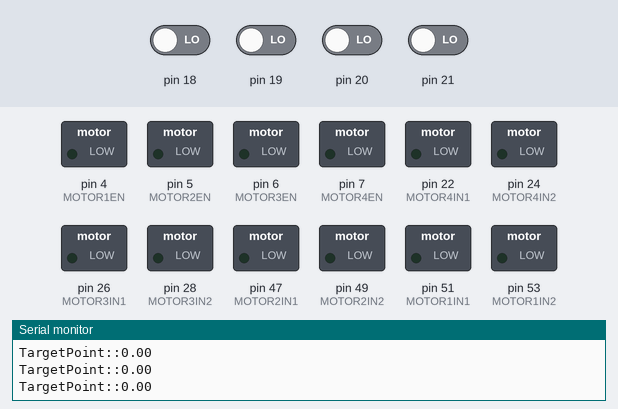
This sketch was run on a simulated Arduino Mega 2560, built with avr-gcc and run on an emulated ATmega2560. Parts: switched loads named in the sketch (green lamp = pin HIGH), the last lines printed to the serial monitor. The test bench sets the inputs (shaded band); at power-on: pin 18–21 LOW.

Above: at 0.05 s.
At 0.75 s:
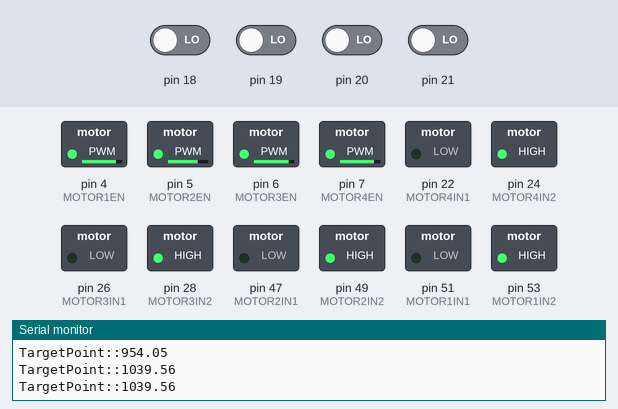
At 8.45 s:
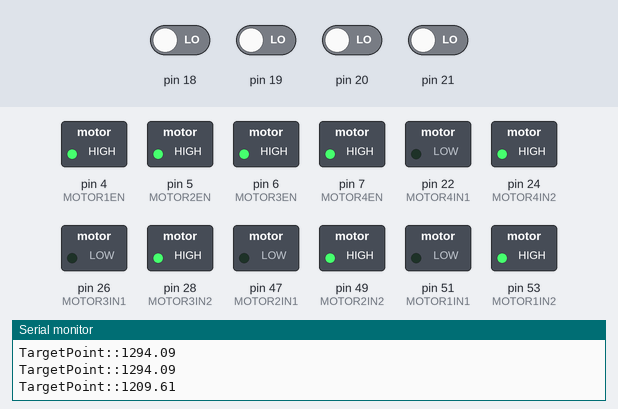
At 9.75 s:
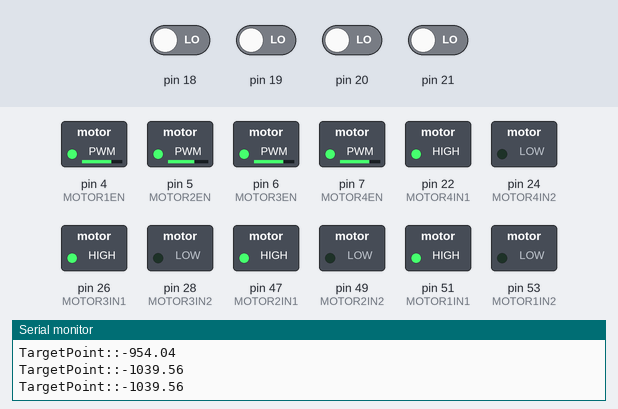
At 17.45 s:
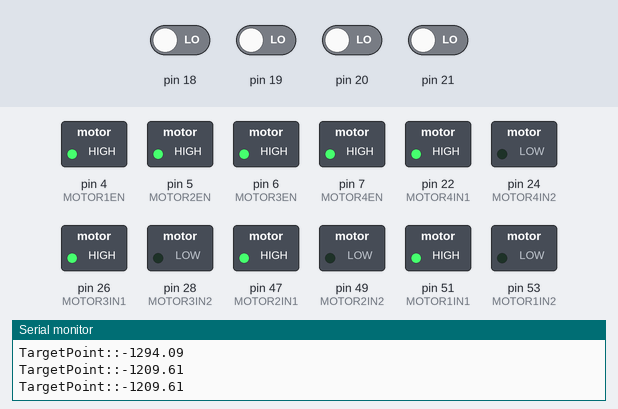
Timing chart, 0 to 23.4 s (numbered marks = the images above):
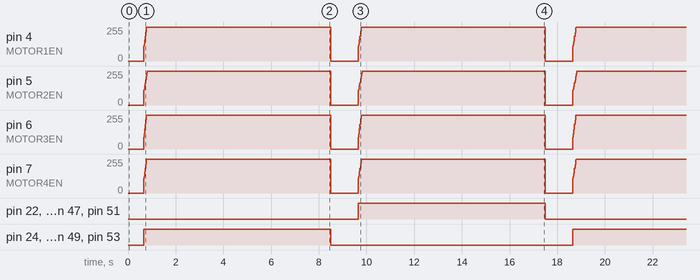

Measured:
- by itself, pin 4 (MOTOR1EN), pin 5 (MOTOR2EN), pin 6 (MOTOR3EN), pin 7 (MOTOR4EN): ramps from 0/255 to 255/255 and jumps back, once every 9.0 s
- by itself, pin 22 (MOTOR4IN1), pin 24 (MOTOR4IN2), pin 26 (MOTOR3IN1), pin 28 (MOTOR3IN2), pin 47 (MOTOR2IN1), pin 49 (MOTOR2IN2), pin 51 (MOTOR1IN1), pin 53 (MOTOR1IN2): alternates HIGH for 7.8 s and LOW for 10.2 s

The sketch:

rpmcontrol_with_IncPID_code.ino
```cpp
#include <FlexiTimer2.h>


#define MAXPWM 255

#define MOTOR1IN1  51
#define MOTOR1IN2  53
#define MOTOR1EN  4


#define MOTOR2IN1  47
#define MOTOR2IN2  49
#define MOTOR2EN 5

#define MOTOR3IN1  26
#define MOTOR3IN2  28
#define MOTOR3EN 6

#define MOTOR4IN1  22
#define MOTOR4IN2  24
#define MOTOR4EN 7


#define MAXRPM 5000
#define MINRPM 1000

volatile long m1PulseNum = 0;
volatile long m2PulseNum = 0;
volatile long m3PulseNum = 0;
volatile long m4PulseNum = 0;

uint32_t timer;
int loopDelay = 0;
int idx = 0;

double M1Kp = 0.07, M1Ki = 0.025, M1Kd = 0.01; // Motor1 PID
double M2Kp = 0.08, M2Ki = 0.018, M2Kd = 0.01; // Motor2 PID
double M3Kp = 0.05, M3Ki = 0.03, M3Kd = 0.0065; // Motor3 PID
double M4Kp = 0.07, M4Ki = 0.025, M4Kd = 0.01; // Motor4 PID
//double Kp = 0.05, Ki = 0.03, Kd = 0.0065; //3
enum motorMode {CW, CCW, STOP};
double TargetPoint;


class CodedMotor
{
  private:
    int IN_1;
    int IN_2;
    int EN;

    double mKp, mKi, mKd;
    motorMode mM;

    double lastError;
    double lastLastError;
    double Output;

    //比例调节
    double Pterm(double Kp, double error, double lasterror)
    {
      double PWMp = Kp * (error - lasterror);
      return PWMp;
    }

    //微分调节
    double Dterm(double Kd, double error, double lasterror, double lastlasterror)
    {
      double doubleLastError = 2 * lasterror;
      double PWMd = Kd * (error - doubleLastError + lastlasterror);
      return PWMd;
    }

    //积分调节
    double Iterm(double Ki, double error)
    {
      double PWMi = Ki * error;
      return PWMi;
    }

  public:

    CodedMotor(int in1, int in2, int en, double kp, double ki, double kd) //构造函数
    {
      IN_1 = in1;
      IN_2 = in2;
      EN = en;
      mKp = kp;
      mKi = ki;
      mKd = kd;

      //stop motor first
      digitalWrite(IN_1, LOW);
      digitalWrite(IN_2, LOW);
      mM = STOP;
      analogWrite(EN, 0);
      lastError = 0;
      lastLastError = 0;
      Output = 0;

    };

    void stop()  //停止电机
    {
      if (mM == STOP)
      {
        return;
      }

      digitalWrite(IN_1, LOW);
      digitalWrite(IN_2, LOW);
      mM = STOP;
      analogWrite(EN, 0);
      lastError = 0;
      lastLastError = 0;
      Output = 0;
      return;
    }

    outPutCW(double targetPoint, double inputPoint)
    {
      if (targetPoint < MINRPM)
      {
        stop();
        return;
      }
      else if (mM != CW)
      {
        mM = CW;
        digitalWrite(IN_1, LOW);
        digitalWrite(IN_2, HIGH);
        lastError = 0;
        lastLastError = 0;
        Output = 0;
      }

      if (targetPoint > MAXRPM)
      {
        targetPoint = MAXRPM;
      }

      double error = targetPoint - inputPoint;

      Output = Output + Pterm(mKp, error, lastError) + Iterm(mKi, error) + Dterm(mKd, error, lastError, lastLastError);

      lastLastError = lastError;
      lastError = error;

      if (Output > MAXPWM)
      {
        Output = MAXPWM;
      }

      analogWrite(EN, Output);

    }

    outPutCCW(double targetPoint, double inputPoint)
    {
      if (targetPoint < MINRPM)
      {
        stop();
        return;
      }
      else if (mM != CCW)
      {
        mM = CCW;
        digitalWrite(IN_1, HIGH);
        digitalWrite(IN_2, LOW);
        lastError = 0;
        lastLastError = 0;
        Output = 0;
      }

      if (targetPoint > MAXRPM)
      {
        targetPoint = MAXRPM;
      }

      double error = targetPoint - inputPoint;

      Output = Output + Pterm(mKp, error, lastError) + Iterm(mKi, error) + Dterm(mKd, error, lastError, lastLastError);

      lastLastError = lastError;
      lastError = error;

      if (Output > MAXPWM)
      {
        Output = MAXPWM;
      }

      analogWrite(EN, Output);

    }

    motorMode getMode()
    {
      return mM;
    }
};


CodedMotor motor1 = CodedMotor(MOTOR1IN1, MOTOR1IN2, MOTOR1EN, M1Kp, M1Ki, M1Kd);
CodedMotor motor2 = CodedMotor(MOTOR2IN1, MOTOR2IN2, MOTOR2EN, M2Kp, M2Ki, M2Kd);
CodedMotor motor3 = CodedMotor(MOTOR3IN1, MOTOR3IN2, MOTOR3EN, M3Kp, M3Ki, M3Kd);
CodedMotor motor4 = CodedMotor(MOTOR4IN1, MOTOR4IN2, MOTOR4EN, M4Kp, M4Ki, M4Kd);

void setup() {

  Serial.begin(9600);
  //设置m1引脚模式
  pinMode(MOTOR1IN1, OUTPUT);
  pinMode(MOTOR1IN2, OUTPUT);
  pinMode(MOTOR1EN, OUTPUT);
  pinMode(18, INPUT);
  attachInterrupt(digitalPinToInterrupt(18), motor1PulseNum, CHANGE);

  //设置m2引脚模式
  pinMode(MOTOR2IN1, OUTPUT);
  pinMode(MOTOR2IN2, OUTPUT);
  pinMode(MOTOR2EN, OUTPUT);
  pinMode(19, INPUT);
  attachInterrupt(digitalPinToInterrupt(19), motor2PulseNum, CHANGE);

  //设置m3引脚模式
  pinMode(MOTOR3IN1, OUTPUT);
  pinMode(MOTOR3IN2, OUTPUT);
  pinMode(MOTOR3EN, OUTPUT);
  pinMode(20, INPUT);
  attachInterrupt(digitalPinToInterrupt(20), motor3PulseNum, CHANGE);

  //设置m4引脚模式
  pinMode(MOTOR4IN1, OUTPUT);
  pinMode(MOTOR4IN2, OUTPUT);
  pinMode(MOTOR4EN, OUTPUT);
  pinMode(21, INPUT);
  attachInterrupt(digitalPinToInterrupt(21), motor4PulseNum, CHANGE);

  timer = 0;
  FlexiTimer2::set(50, timerIntFun);         /* 设置 （每【100】毫秒执行一次 定时器中断函数）*/
  FlexiTimer2::start();                                          /* 开始  启动这个定时器中断 */


}

void loop() {

  uint32_t now = micros();


  //第一次启动只做计时和计数器清零
  if (timer == 0)
  {
    //for the first time
    timer = now;
    m1PulseNum = 0;
    m2PulseNum = 0;
    m3PulseNum = 0;
    m4PulseNum = 0;
    return;
  }

  //获取电机编码器的计数, 得到转速
  noInterrupts();

  uint32_t dT = now - timer;

  double motor1actRpm = m1PulseNum * 2727272.7 / dT;
  m1PulseNum = 0;

  double motor2actRpm = m2PulseNum * 2727272.7 / dT;
  m2PulseNum = 0;

  double motor3actRpm = m3PulseNum * 2727272.7 / dT;
  m3PulseNum = 0;

  double motor4actRpm = m4PulseNum * 2727272.7 / dT;
  m4PulseNum = 0;

  timer = now;
  interrupts();

  if (TargetPoint == 0)
  {
    motor1.stop();
    motor2.stop();
    motor3.stop();
    motor4.stop();
  }
  else if (TargetPoint > 0)
  {
    motor1.outPutCW(TargetPoint, motor1actRpm);
    motor2.outPutCW(TargetPoint, motor2actRpm);
    motor3.outPutCW(TargetPoint, motor3actRpm);
    motor4.outPutCW(TargetPoint, motor4actRpm);
  }
  else
  {
    motor1.outPutCCW(-TargetPoint, motor1actRpm);
    motor2.outPutCCW(-TargetPoint, motor2actRpm);
    motor3.outPutCCW(-TargetPoint, motor3actRpm);
    motor4.outPutCCW(-TargetPoint, motor4actRpm);
  }

/*

  if (motor1.getMode() == CW)
  {
    plot("Motor1Rpm:", motor1actRpm, false);
  }
  else if (motor1.getMode() == CCW)
  {
    plot("Motor1Rpm:", -motor1actRpm, false);
  }
  else if (motor1.getMode() == STOP)
  {
    plot("Motor1Rpm:", 0, false);
  }


  if (motor2.getMode() == CW)
  {
    plot("Motor2Rpm:", motor2actRpm, false);
  }
  else if (motor2.getMode() == CCW)
  {
    plot("Motor2Rpm:", -motor2actRpm, false);
  }
  else if (motor2.getMode() == STOP)
  {
    plot("Motor2Rpm:", 0, false);
  }


  if (motor3.getMode() == CW)
  {
    plot("Motor3Rpm:", motor3actRpm, false);
  }
  else if (motor3.getMode() == CCW)
  {
    plot("Motor3Rpm:", -motor3actRpm, false);
  }
  else if (motor3.getMode() == STOP)
  {
    plot("Motor3Rpm:", 0, false);
  }


  if (motor4.getMode() == CW)
  {
    plot("Motor4Rpm:", motor4actRpm, false);
  }
  else if (motor4.getMode() == CCW)
  {
    plot("Motor4Rpm:", -motor4actRpm, false);
  }
  else if (motor4.getMode() == STOP)
  {
    plot("Motor4Rpm:", 0, false);
  }
  */

  plot("TargetPoint:", TargetPoint, true);

  delay(loopDelay);
}

void motor1PulseNum()
{
  m1PulseNum++;
}

void motor2PulseNum()
{
  m2PulseNum++;
}

void motor3PulseNum()
{
  m3PulseNum++;
}

void motor4PulseNum()
{
  m4PulseNum++;
}

void timerIntFun() {
  TargetPoint = sin(idx * 3.14159265 / 180.0) * MAXRPM;

  idx = idx + 1;
}

void plot(String label, double value, bool last)
{
  Serial.print(label);

  if (label != "")
  {
    Serial.print(":");
  }
  Serial.print(value);

  if (last == false)
  {
    Serial.print(",");
  }
  else
  {
    Serial.println();
  }
}
```
